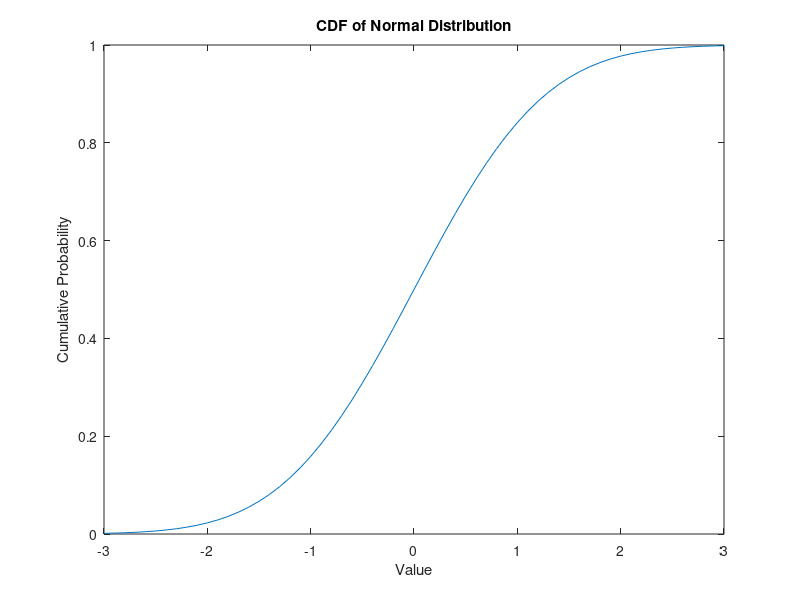

This figure's MATLAB source:
%Parameters for Normal Distribution
mu= 0; %Mean
sigma=1; %Standard Deviation

%Generate CDF
x=-3*sigma:0.1:3*sigma;
y=normcdf(x,mu,sigma);

%Plot
figure;
plot(x,y);
title('CDF of Normal Distribution');
xlabel('Value');
ylabel('Cumulative Probability');